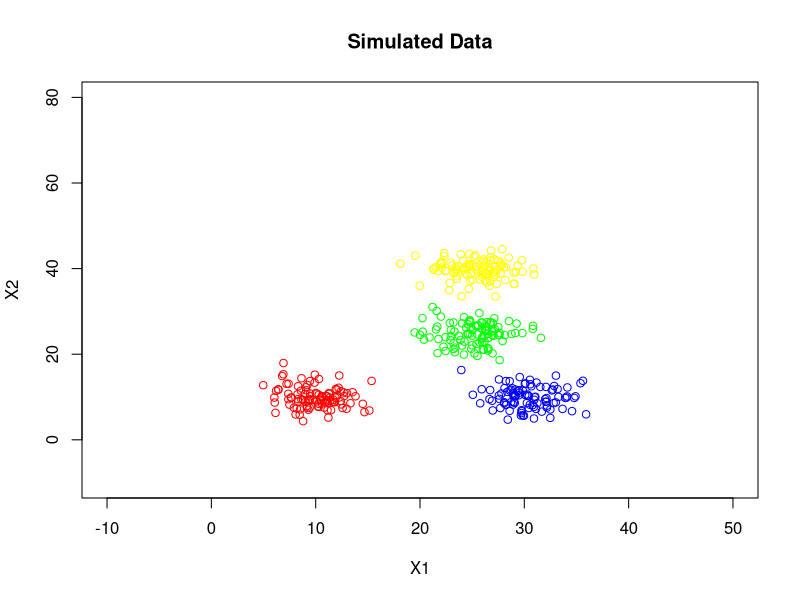

Reproduce this figure in R. (Note: this script raises an error after producing the figure.)
library("mnormt") # R package for multivariate normal distribution

KMeansAlgorithm = setRefClass("KMeansAlgorithm", fields = list(x = "matrix", k = "numeric", iter.max = "numeric", nstart = "numeric", groups = "list", group_allocation = "vector"),
                              methods = list(
                                
                                # Initialises and runs the K-Means algorithm
                                start = function() {
                                  groups <<- vector(mode = "list", length = k)
                                  
                                  # Initial assignment probability into k groups is 1/k
                                  group_allocation <<- sample(1:(k), nrow(x), replace=T)
                                  
                                  for(i in 1:(nrow(x))){  # Each data point index will be assigned to each group
                                    groups[[group_allocation[i]]] <<- c(groups[[group_allocation[i]]], i)
                                  }
                                  
                                  for(iteration in 1:iter.max){
                                    update()
                                  }
                                },
                                
                                # Updates the group assignments
                                update = function() {
                                  dimension = dim(data)[2]
                                  # Estimate group means
                                  
                                  for(i in 1:(nrow(x))){  # Update sets of clusters with the ID's that are currently assigned to that cluster
                                    groups[[group_allocation[i]]] <<- c(groups[[group_allocation[i]]], i)
                                  }
                                  
                                  mu_hat = matrix(list(), nrow=k, ncol=dimension)
                                  for(i in 1:k){
                                    current_group_data = c()
                                    for(j in groups[[i]]){
                                      current_group_data = rbind(current_group_data, x[j,])
                                    }
                            
                                    mu_hat[i,] = (1/length(groups[[i]]))*colSums(current_group_data)
                                  }
                                  
                                  for (i in 1:(nrow(x))){  # Update group assignment
                                    closest_group = 1 # CHANGE THIS LATER
                                    closest_distance = 10000
                                    for (group_number in 1:k) {
                                      if(norm(x[i,] - unlist(mu_hat[group_number,]), type="2") < closest_distance){
                                        
                                        closest_group = group_number
                                        closest_distance = norm(x[i,] - unlist(mu_hat[group_number,]), type="2")
                                      }
                                    
                                    }
                                    group_allocation[i] <<- closest_group
                                  }
                                }
                                )
)

# CREATE SYNTHETIC DATA
set.seed(123)  # Set seed for reproducible results

mu1 = c(10, 10)
mu2 = c(30, 10)
mu3 = c(25, 40)
mu4 = c(25, 25)
sigma = 6*diag(2)

group1 = rmnorm(n = 100, mu1, sigma)
group2 = rmnorm(n = 100, mu2, sigma)
group3 = rmnorm(n = 100, mu3, sigma)
group4 = rmnorm(n = 100, mu4, sigma)

plot(group1, xlim=range(-10,50), ylim=range(-10,80), main="Simulated Data", xlab="X1", ylab="X2", col="red")
points(group2, col="blue")
points(group3, col="yellow")
points(group4, col="green")

data = rbind(group1, group2, group3, group4)

a = KMeansAlgorithm(x = data, k = 4, iter.max = 100, nstart = 3)
a$start()

test_data = c()
for (index in 1:400){
  if(a$group_allocation[index] == 1){
    test_data = rbind(test_data, data[index,])
  }
}
points(test_data[,1], test_data[,2])

